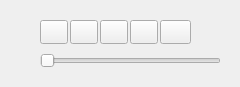
<?xml version="1.0" encoding="UTF-8"?>
<ui version="4.0">
 <class>Form</class>
 <widget class="QWidget" name="Form">
  <property name="geometry">
   <rect>
    <x>0</x>
    <y>0</y>
    <width>240</width>
    <height>87</height>
   </rect>
  </property>
  <property name="windowTitle">
   <string>Form</string>
  </property>
  <widget class="QSlider" name="horizontalSlider">
   <property name="geometry">
    <rect>
     <x>40</x>
     <y>50</y>
     <width>181</width>
     <height>22</height>
    </rect>
   </property>
   <property name="orientation">
    <enum>Qt::Horizontal</enum>
   </property>
  </widget>
  <widget class="QLabel" name="label_2">
   <property name="geometry">
    <rect>
     <x>30</x>
     <y>50</y>
     <width>201</width>
     <height>21</height>
    </rect>
   </property>
   <property name="font">
    <font>
     <pointsize>12</pointsize>
    </font>
   </property>
   <property name="text">
    <string/>
   </property>
  </widget>
  <widget class="QPushButton" name="Button_stop">
   <property name="geometry">
    <rect>
     <x>100</x>
     <y>20</y>
     <width>28</width>
     <height>24</height>
    </rect>
   </property>
   <property name="text">
    <string/>
   </property>
   <property name="icon">
    <iconset>
     <normaloff>картинки/stop.jpg</normaloff>картинки/stop.jpg</iconset>
   </property>
  </widget>
  <widget class="QPushButton" name="Button_next">
   <property name="geometry">
    <rect>
     <x>130</x>
     <y>20</y>
     <width>28</width>
     <height>24</height>
    </rect>
   </property>
   <property name="text">
    <string/>
   </property>
   <property name="icon">
    <iconset>
     <normaloff>картинки/next.jpg</normaloff>картинки/next.jpg</iconset>
   </property>
  </widget>
  <widget class="QPushButton" name="Button_shuffle">
   <property name="geometry">
    <rect>
     <x>160</x>
     <y>20</y>
     <width>31</width>
     <height>24</height>
    </rect>
   </property>
   <property name="text">
    <string/>
   </property>
   <property name="icon">
    <iconset>
     <normaloff>картинки/mix.jpg</normaloff>картинки/mix.jpg</iconset>
   </property>
  </widget>
  <widget class="QPushButton" name="Button_play">
   <property name="geometry">
    <rect>
     <x>70</x>
     <y>20</y>
     <width>28</width>
     <height>24</height>
    </rect>
   </property>
   <property name="text">
    <string/>
   </property>
   <property name="icon">
    <iconset>
     <normaloff>картинки/play.jpg</normaloff>картинки/play.jpg</iconset>
   </property>
  </widget>
  <widget class="QPushButton" name="Button_prev">
   <property name="geometry">
    <rect>
     <x>40</x>
     <y>20</y>
     <width>28</width>
     <height>24</height>
    </rect>
   </property>
   <property name="text">
    <string/>
   </property>
   <property name="icon">
    <iconset>
     <normaloff>картинки/previous.jpg</normaloff>картинки/previous.jpg</iconset>
   </property>
  </widget>
 </widget>
 <resources/>
 <connections/>
</ui>
